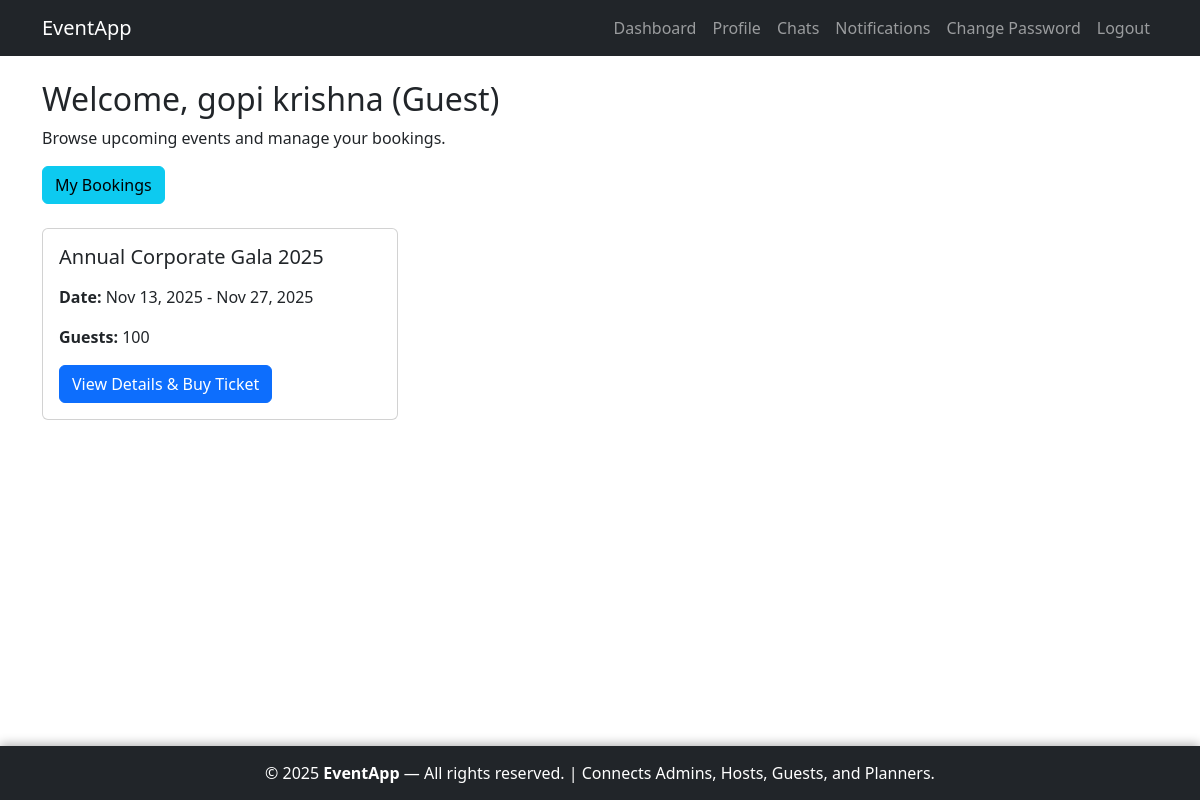
/guest/ (signed in), run on the app's committed database.
### accounts/models.py (models this page shows, shortened)
class CustomUser(AbstractUser):
    ROLE_CHOICES = [
        ('planner', 'Planner'),
        ('guest', 'Guest'),
        ('host', 'Host'),
    ]
    role = models.CharField(
        max_length=10, choices=ROLE_CHOICES, blank=True, null=True,
        help_text="User role (None for superusers/admins)"
    )
    full_name = models.CharField(max_length=255, blank=True)
    email = models.EmailField(unique=True, blank=False)  # Enforced required in forms
    mobile_number = models.CharField(max_length=10, blank=True)
    address = models.TextField(blank=True)
    profile_picture = models.ImageField(upload_to='profiles/', blank=True, null=True)
    is_approved = models.BooleanField(default=False, help_text="For planners/guests only")

### host/models.py (models this page shows, shortened)
class Event(models.Model):
    NEEDS_CHOICES = [
        ('catering', 'Catering'),
        ('decorations', 'Decorations'),
        ('photography', 'Photography'),
        ('music', 'Music/DJ'),
        ('venue', 'Venue Setup'),
        ('other', 'Other'),
    ]
    host = models.ForeignKey(settings.AUTH_USER_MODEL, on_delete=models.CASCADE, related_name='events')
    name = models.CharField(max_length=255)
    start_date = models.DateTimeField()
    end_date = models.DateTimeField()
    budget = models.DecimalField(max_digits=10, decimal_places=2)
    guest_count = models.PositiveIntegerField()
    needs = models.CharField(max_length=255, blank=True)
    banner = models.ImageField(upload_to='events/', blank=True, null=True)
    venue_details = models.TextField(blank=True)
    created_at = models.DateTimeField(auto_now_add=True)
    updated_at = models.DateTimeField(auto_now=True)
    class Meta:
        ordering = ['-created_at']

### guest/views.py (the view)
# urls.py: path('', views.GuestDashboardView.as_view(), name='dashboard'),
class GuestDashboardView(LoginRequiredMixin, GuestRequiredMixin, ListView):
    model = Event
    template_name = 'guest/dashboard.html'
    context_object_name = 'events'
    paginate_by = 6
    def get_queryset(self):
        confirmed_events = Event.objects.filter(
            proposals__status='accepted',
            start_date__gt=timezone.now()
        ).distinct()
        return confirmed_events

### guest/views.py (called while the page is built)
    def test_func(self):
        return (self.request.user.is_authenticated and
                self.request.user.role == 'guest' and
                self.request.user.is_approved)

### guest/templates/guest/dashboard.html (shortened to what this page needs)
{% extends 'accounts/base.html' %}
{% block content %}
<div class="row mb-4">
    <div class="col-12">
        <h2>Welcome, {{ user.full_name }} (Guest)</h2>
        <p>Browse upcoming events and manage your bookings.</p>
        <a href="{% url 'guest:booking_list' %}" class="btn btn-info">My Bookings</a>
    </div>
</div>
<div class="row">
    {% for event in events %}
    <div class="col-md-4 mb-4">
        <div class="card h-100">
            <div class="card-body">
                <h5 class="card-title">{{ event.name }}</h5>
                <p><strong>Date:</strong> {{ event.start_date|date:"M d, Y" }} - {{ event.end_date|date:"M d, Y" }}</p>
                <p><strong>Guests:</strong> {{ event.guest_count }}</p>
                <a href="{% url 'guest:event_detail' event.pk %}" class="btn btn-primary">View Details & Buy Ticket</a>
            </div>
        </div>
    </div>
    {% empty %}
    <div class="col-12">
        <p>No upcoming events. Check back soon!</p>
    </div>
    {% endfor %}
</div>
{% endblock %}

### accounts/templates/accounts/base.html (style rules this page uses)
html, body { height: 100%; margin: 0; }
body { display: flex; flex-direction: column; min-height: 100vh; }

### data on the page
CustomUser: full_name "gopi krishna"
Event: name "Annual Corporate Gala 2025", start_date "Nov 13, 2025", end_date "Nov 27, 2025", guest_count "100"
